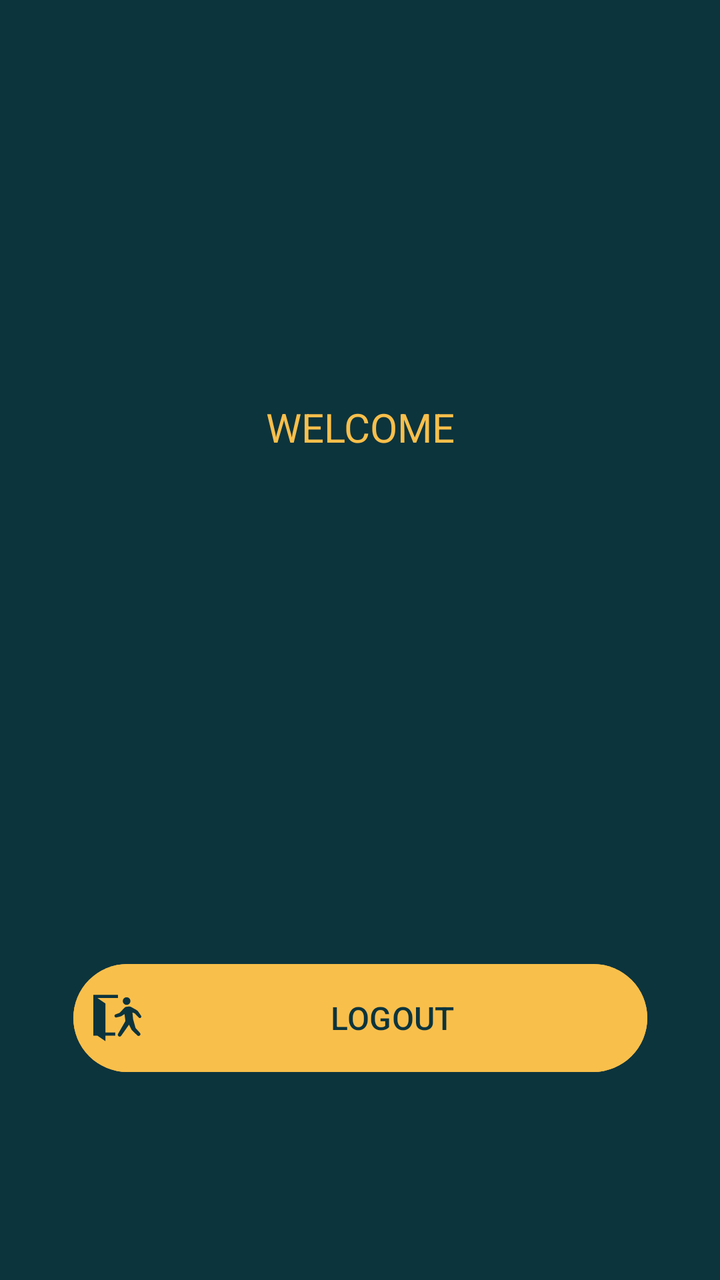
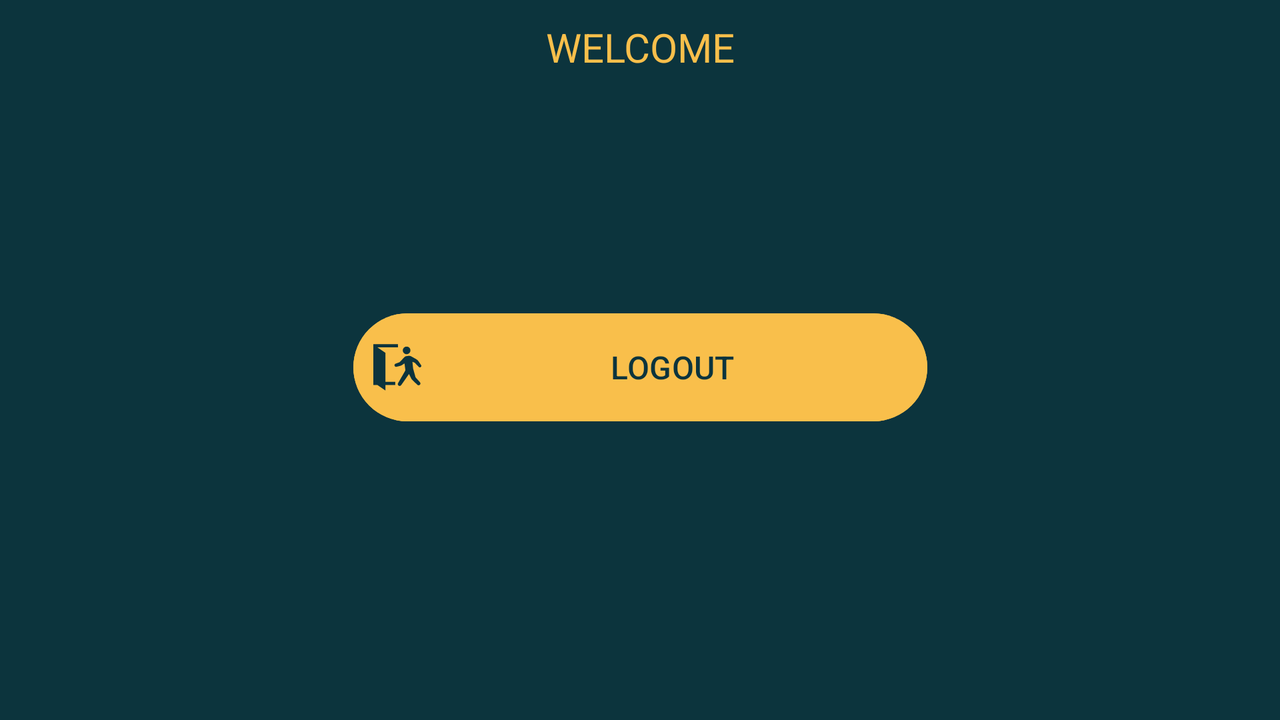

Two renders of one Android screen. The first uses the default layout on a phone; the second uses the alternative layout the repository ships for a different screen configuration, on a matching device. The two XML files are below.
<!-- AndroidManifest.xml: application theme Theme.myapp -->
<!-- res/layout/activity_profile_page.xml -->
<?xml version="1.0" encoding="utf-8"?>
<androidx.constraintlayout.widget.ConstraintLayout xmlns:android="http://schemas.android.com/apk/res/android"
    xmlns:app="http://schemas.android.com/apk/res-auto"
    xmlns:tools="http://schemas.android.com/tools"
    android:layout_width="match_parent"
    android:layout_height="match_parent"
    android:background="@color/blue"
    tools:context=".Profile_Page">

    <TextView
        android:id="@+id/users_details"
        android:layout_width="332dp"
        android:layout_height="97dp"
        android:layout_marginTop="200dp"
        android:shadowColor="@color/yellow"
        android:text="@string/welcome"
        android:textAlignment="center"
        android:textColor="@color/darkYellow"
        android:textSize="20sp"
        app:layout_constraintEnd_toEndOf="parent"
        app:layout_constraintStart_toStartOf="parent"
        app:layout_constraintTop_toTopOf="parent" />

    <Button
        android:id="@+id/logout"
        android:layout_width="287dp"
        android:layout_height="62dp"
        android:layout_marginBottom="100dp"
        android:backgroundTint="@color/darkYellow"
        android:drawableLeft="@drawable/exit"
        android:padding="10dp"
        android:text="@string/logout"
        android:textColor="@color/blue"
        android:textSize="16sp"
        app:layout_constraintBottom_toBottomOf="parent"
        app:layout_constraintEnd_toEndOf="parent"
        app:layout_constraintStart_toStartOf="parent"
        app:rippleColor="@color/yellow" />



</androidx.constraintlayout.widget.ConstraintLayout>
<!-- resources referenced by this layout -->
<resources>
  <color name="blue">#0C343D</color>
  <color name="darkYellow">#F9BF4B</color>
  <color name="yellow">#FFE599</color>
  <!-- drawable exit (drawable) -->
  <vector xmlns:android="http://schemas.android.com/apk/res/android"
      android:width="24dp"
      android:height="24dp"
      android:viewportWidth="512"
      android:viewportHeight="512">
    <path
        android:pathData="M355.02,115.9c22.42,0 40.6,-18.19 40.6,-40.62c0,-22.43 -18.18,-40.61 -40.6,-40.61c-22.43,0 -40.62,18.18 -40.62,40.61C314.41,97.71 332.59,115.9 355.02,115.9z"
        android:fillColor="@color/blue"/>
    <path
        android:pathData="M509.4,232.45l-26.92,-40.5c-6.54,-9.57 -15.22,-17.49 -25.33,-23.16l-52.81,-29.57c-9.68,-4.52 -17,-7.4 -26.19,-6.16l-25.27,3.44c-9.42,1.27 -18.01,6.08 -24.04,13.43l-48.1,51.18l-44.06,16.24c-8.35,3.08 -12.82,12.14 -10.19,20.63l0.2,0.65c2.59,8.36 11.2,13.29 19.72,11.33l35.9,-8.28c8.95,-2.07 17.46,-5.76 25.07,-10.89l24.97,-16.78l8.82,67.03c0.65,4.92 -0.34,9.91 -2.82,14.21l-74.76,129.85c-5.33,9.24 -2.18,21.07 7.05,26.45l0.64,0.38c8.73,5.09 19.91,2.63 25.69,-5.64l83.56,-119.53l25.32,50.54c1.87,3.74 4.35,7.13 7.34,10.04l56.16,54.92c7.09,6.93 18.31,7.23 25.75,0.71l0.9,-0.79c3.82,-3.35 6.13,-8.07 6.44,-13.14c0.3,-5.05 -1.43,-10.04 -4.83,-13.81l-47.42,-52.82L424.44,269.16l-0.09,0.08l-7.39,-72.95l26.11,11.75l41.75,43.94c5.25,5.54 13.76,6.43 20.04,2.09l0.43,-0.29C512.26,249 514.1,239.49 509.4,232.45z"
        android:fillColor="@color/blue"/>
    <path
        android:pathData="M129.12,101.06l-85.84,-58.62l219.45,0l0,-33.5l-262.74,0l0,435.51l43.29,0l85.84,58.63l0,-16.75l0,-41.88l104.68,0l0,-33.5l-104.68,0z"
        android:fillColor="@color/blue"/>
  </vector>
  <string name="logout">LOGOUT</string>
  <string name="welcome">WELCOME</string>
  <style name="Theme.myapp" parent="Base.Theme.KickOff" />
  <style name="Base.Theme.KickOff" parent="Theme.Material3.DayNight.NoActionBar">
          
          
      </style>
</resources>
<!-- res/layout-land/activity_profile_page.xml (the repository's variant of the layout above) -->
<!-- drawn on the phone turned sideways -->
<?xml version="1.0" encoding="utf-8"?>
<androidx.constraintlayout.widget.ConstraintLayout xmlns:android="http://schemas.android.com/apk/res/android"
    xmlns:app="http://schemas.android.com/apk/res-auto"
    xmlns:tools="http://schemas.android.com/tools"
    android:layout_width="match_parent"
    android:layout_height="match_parent"
    android:background="@color/blue"
    tools:context=".Profile_Page">

    <TextView
        android:id="@+id/users_details"
        android:layout_width="332dp"
        android:layout_height="97dp"
        android:layout_marginTop="10dp"
        android:shadowColor="@color/yellow"
        android:text="@string/welcome"
        android:textAlignment="center"
        android:textColor="@color/darkYellow"
        android:textSize="20sp"
        app:layout_constraintEnd_toEndOf="parent"
        app:layout_constraintStart_toStartOf="parent"
        app:layout_constraintTop_toTopOf="parent" />

    <Button
        android:id="@+id/logout"
        android:layout_width="287dp"
        android:layout_height="62dp"
        android:layout_marginBottom="100dp"
        android:backgroundTint="@color/darkYellow"
        android:drawableLeft="@drawable/exit"
        android:padding="10dp"
        android:text="@string/logout"
        android:textColor="@color/blue"
        android:textSize="16sp"
        app:layout_constraintBottom_toBottomOf="parent"
        app:layout_constraintEnd_toEndOf="parent"
        app:layout_constraintStart_toStartOf="parent"
        app:layout_constraintTop_toBottomOf="@+id/users_details"
        app:rippleColor="@color/yellow" />



</androidx.constraintlayout.widget.ConstraintLayout>
